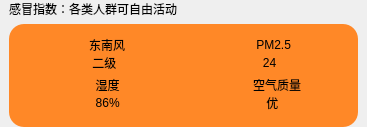
     <widget class="QWidget" name="widget_3" native="true">
      <property name="styleSheet">
       <string notr="true">border-radius: 15px;</string>
      </property>
      <layout class="QVBoxLayout" name="verticalLayout" stretch="1,5">
       <property name="leftMargin">
        <number>9</number>
       </property>
       <property name="topMargin">
        <number>0</number>
       </property>
       <property name="rightMargin">
        <number>9</number>
       </property>
       <property name="bottomMargin">
        <number>0</number>
       </property>
       <item>
        <widget class="QLabel" name="label_ganmao">
         <property name="text">
          <string>感冒指数：各类人群可自由活动</string>
         </property>
        </widget>
       </item>
       <item>
        <widget class="QWidget" name="widget_3_1" native="true">
         <property name="styleSheet">
          <string notr="true">border-radius: 15px;
background-color: rgb(255, 136, 39);</string>
         </property>
         <layout class="QGridLayout" name="gridLayout">
          <property name="leftMargin">
           <number>20</number>
          </property>
          <property name="topMargin">
           <number>12</number>
          </property>
          <property name="rightMargin">
           <number>45</number>
          </property>
          <property name="bottomMargin">
           <number>15</number>
          </property>
          <property name="horizontalSpacing">
           <number>44</number>
          </property>
          <property name="verticalSpacing">
           <number>4</number>
          </property>
          <item row="0" column="0">
           <layout class="QHBoxLayout" name="horizontalLayout_wind" stretch="1,2">
            <property name="spacing">
             <number>30</number>
            </property>
            <item>
             <widget class="QLabel" name="label_wind_picture">
              <property name="sizePolicy">
               <sizepolicy hsizetype="Ignored" vsizetype="Ignored">
                <horstretch>0</horstretch>
                <verstretch>0</verstretch>
               </sizepolicy>
              </property>
              <property name="minimumSize">
               <size>
                <width>30</width>
                <height>30</height>
               </size>
              </property>
              <property name="text">
               <string/>
              </property>
              <property name="pixmap">
               <pixmap resource="resc.qrc">:/res/wind.png</pixmap>
              </property>
              <property name="scaledContents">
               <bool>true</bool>
              </property>
             </widget>
            </item>
            <item>
             <layout class="QVBoxLayout" name="verticalLayout_wind_right">
              <property name="spacing">
               <number>0</number>
              </property>
              <item>
               <widget class="QLabel" name="label_wind_word">
                <property name="minimumSize">
                 <size>
                  <width>60</width>
                  <height>0</height>
                 </size>
                </property>
                <property name="text">
                 <string>东南风</string>
                </property>
               </widget>
              </item>
              <item>
               <widget class="QLabel" name="label_wind_sum">
                <property name="minimumSize">
                 <size>
                  <width>60</width>
                  <height>0</height>
                 </size>
                </property>
                <property name="text">
                 <string> 二级</string>
                </property>
               </widget>
              </item>
             </layout>
            </item>
           </layout>
          </item>
          <item row="0" column="1">
           <layout class="QHBoxLayout" name="horizontalLayout_PM25" stretch="1,2">
            <property name="spacing">
             <number>30</number>
            </property>
            <property name="rightMargin">
             <number>0</number>
            </property>
            <item>
             <widget class="QLabel" name="label_PM_picture">
              <property name="sizePolicy">
               <sizepolicy hsizetype="Ignored" vsizetype="Ignored">
                <horstretch>0</horstretch>
                <verstretch>0</verstretch>
               </sizepolicy>
              </property>
              <property name="minimumSize">
               <size>
                <width>30</width>
                <height>30</height>
               </size>
              </property>
              <property name="text">
               <string/>
              </property>
              <property name="pixmap">
               <pixmap resource="resc.qrc">:/res/pm2.5.png</pixmap>
              </property>
              <property name="scaledContents">
               <bool>true</bool>
              </property>
             </widget>
            </item>
            <item>
             <layout class="QVBoxLayout" name="verticalLayout_PM_right">
              <property name="spacing">
               <number>0</number>
              </property>
              <item>
               <widget class="QLabel" name="label_wind_word_3">
                <property name="minimumSize">
                 <size>
                  <width>60</width>
                  <height>0</height>
                 </size>
                </property>
                <property name="text">
                 <string> PM2.5 </string>
                </property>
               </widget>
              </item>
              <item>
               <widget class="QLabel" name="label_PM_sum">
                <property name="minimumSize">
                 <size>
                  <width>60</width>
                  <height>0</height>
                 </size>
                </property>
                <property name="text">
                 <string>   24</string>
                </property>
               </widget>
              </item>
             </layout>
            </item>
           </layout>
          </item>
          <item row="1" column="0">
           <layout class="QHBoxLayout" name="horizontalLayout_shidu" stretch="1,2">
            <property name="spacing">
             <number>30</number>
            </property>
            <item>
             <widget class="QLabel" name="label_shidu_picture">
              <property name="sizePolicy">
               <sizepolicy hsizetype="Ignored" vsizetype="Ignored">
                <horstretch>0</horstretch>
                <verstretch>0</verstretch>
               </sizepolicy>
              </property>
              <property name="minimumSize">
               <size>
                <width>30</width>
                <height>30</height>
               </size>
              </property>
              <property name="text">
               <string/>
              </property>
              <property name="pixmap">
               <pixmap resource="resc.qrc">:/res/shidu.png</pixmap>
              </property>
              <property name="scaledContents">
               <bool>true</bool>
              </property>
             </widget>
            </item>
            <item>
             <layout class="QVBoxLayout" name="verticalLayout_shidu_right">
              <property name="spacing">
               <number>0</number>
              </property>
              <item>
               <widget class="QLabel" name="label_shidu_word">
                <property name="minimumSize">
                 <size>
                  <width>60</width>
                  <height>0</height>
                 </size>
                </property>
                <property name="text">
                 <string>  湿度</string>
                </property>
               </widget>
              </item>
              <item>
               <widget class="QLabel" name="label_shidu_sum">
                <property name="minimumSize">
                 <size>
                  <width>60</width>
                  <height>0</height>
                 </size>
                </property>
                <property name="text">
                 <string>  86%</string>
                </property>
               </widget>
              </item>
             </layout>
            </item>
           </layout>
          </item>
          <item row="1" column="1">
           <layout class="QHBoxLayout" name="horizontalLayout_air" stretch="1,2">
            <property name="spacing">
             <number>30</number>
            </property>
            <item>
             <widget class="QLabel" name="label_air_picture">
              <property name="sizePolicy">
               <sizepolicy hsizetype="Ignored" vsizetype="Ignored">
                <horstretch>0</horstretch>
                <verstretch>0</verstretch>
               </sizepolicy>
              </property>
              <property name="minimumSize">
               <size>
                <width>30</width>
                <height>30</height>
               </size>
              </property>
              <property name="text">
               <string/>
              </property>
              <property name="pixmap">
               <pixmap resource="resc.qrc">:/res/ari (1).png</pixmap>
              </property>
              <property name="scaledContents">
               <bool>true</bool>
              </property>
             </widget>
            </item>
            <item>
             <layout class="QVBoxLayout" name="verticalLayout_air_right">
              <property name="spacing">
               <number>0</number>
              </property>
              <item>
               <widget class="QLabel" name="label_air_word">
                <property name="minimumSize">
                 <size>
                  <width>60</width>
                  <height>0</height>
                 </size>
                </property>
                <property name="text">
                 <string>空气质量</string>
                </property>
               </widget>
              </item>
              <item>
               <widget class="QLabel" name="label_air_sum">
                <property name="sizePolicy">
                 <sizepolicy hsizetype="Preferred" vsizetype="Preferred">
                  <horstretch>0</horstretch>
                  <verstretch>0</verstretch>
                 </sizepolicy>
                </property>
                <property name="minimumSize">
                 <size>
                  <width>60</width>
                  <height>0</height>
                 </size>
                </property>
                <property name="text">
                 <string>    优</string>
                </property>
               </widget>
              </item>
             </layout>
            </item>
           </layout>
          </item>
         </layout>
        </widget>
       </item>
      </layout>
     </widget>
